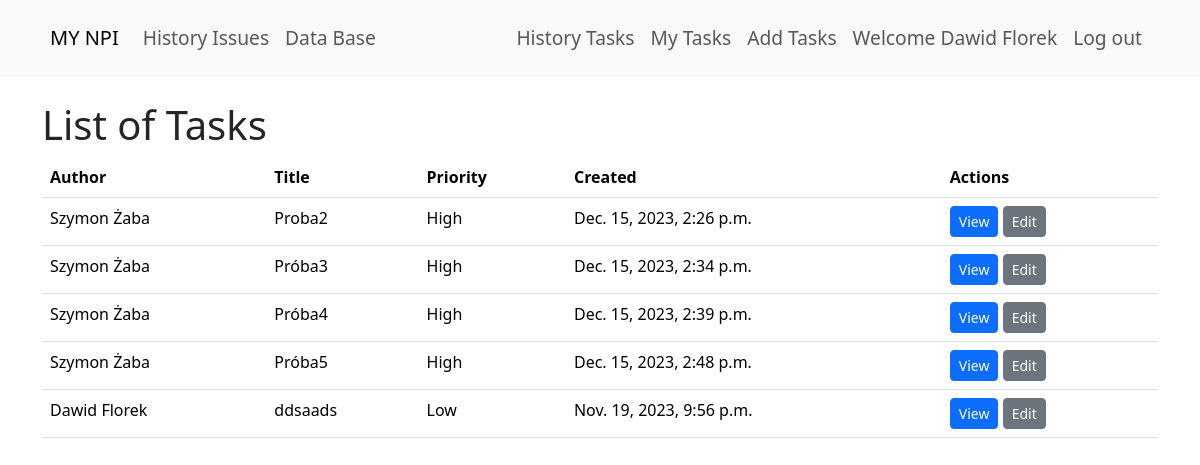
Page /user_profile/tasks_list/ (signed in) on the committed database.
### user_profile/models.py (models this page shows, shortened)
class Task(models.Model):
    PRIORITY_CHOICES = (
        ('low', 'Low'),
        ('medium', 'Medium'),
        ('high', 'High')
    )
    author = models.ForeignKey('auth.User', on_delete=models.CASCADE)
    title = models.CharField(max_length=100)
    text = models.TextField()
    create_date = models.DateTimeField(default=timezone.now)
    accepted_date = models.DateTimeField(null=True, blank=True)
    completed_date = models.DateTimeField(null=True, blank=True)
    priority = models.CharField(max_length=50, choices=PRIORITY_CHOICES)
    additional = models.CharField(max_length=255, blank=True)
    assigned_to = models.ManyToManyField(settings.AUTH_USER_MODEL, blank=True, related_name='assigned_tasks')
    accepted_by = models.ManyToManyField(User, related_name='accepted_tasks', blank=True)
    completed_by = models.ManyToManyField(User, related_name='completed_tasks', blank=True)
    ready_for_supervisor_review = models.BooleanField(default=False)

### user_profile/views.py (the view)
# urls.py: path('tasks_list/', views.TaskListView.as_view(), name='tasks_list'),
class TaskListView(ListView):
    model = Task
    context_object_name = 'tasks'
    template_name = 'user_profile/tasks_list.html'
    def get_queryset(self):
        return Task.objects.filter(
            Q(author=self.request.user) | Q(assigned_to=self.request.user)).distinct()

### accounts/context_processors.py (called while the page is built)
def add_group_names(request):
    if request.user.is_authenticated:
        group_names = [group.name for group in request.user.groups.all()]
        return {'group_names': group_names}
    return {}

### user_profile/templates/user_profile/tasks_list.html
{% extends "user_profile/base.html" %}
{% block content %}
<div class="container mt-4">
  <h1>List of Tasks</h1>
  <table class="table">
    <thead>
      <tr>
        <th>Author</th>
        <th>Title</th>
        <th>Priority</th>
        <th>Created</th>
        <th>Actions</th>
      </tr>
    </thead>
    <tbody>
      {% for task in tasks %}
      {% if not task.completed_date  %}
      <tr>
        <td>{{ task.author.first_name }} {{ task.author.last_name }}</td>
        <td>{{ task.title }}</td>
        <td>{{ task.get_priority_display }}</td>
        <td>{{ task.create_date }}</td>
        <td>
          <a
            href="{% url 'user_profile:task_detail' task.pk %}"
            class="btn btn-primary btn-sm"
            >View</a
          >
          <a
            href="{% url 'user_profile:task_update' task.pk %}"
            class="btn btn-secondary btn-sm"
            >Edit</a
          >
        </td>
      </tr>
      {% endif %}
      {% endfor %}
    </tbody>
  </table>
</div>
{% endblock %}

### user_profile/templates/user_profile/base.html (shortened to what this page needs)
<!DOCTYPE html>
{% load static %}
<html lang="en">
<head>
    <link href="https://cdn.jsdelivr.net/npm/bootstrap@5.3.2/dist/css/bootstrap.min.css" rel="stylesheet" />
</head>
<body class="loader">
    <nav class="navbar navbar-expand-lg navbar-light bg-light py-3">
        <div class="container-fluid">
            <a class="navbar-brand" href="{% url 'user_profile:main_page' %}">MY NPI</a>
            <div class="collapse navbar-collapse" id="navbarNav">
                <ul class="navbar-nav me-auto mb-2 mb-lg-0">
                    <li class="nav-item">
                      <a class="nav-link" href="{% url 'user_profile:history_issue_list' %}">History Issues</a>
                    </li>
                    {% if "Engineer" in group_names %}
                        <li class="nav-item">
                            <a class="nav-link" href="#">Data Base</a>
                        </li>
                    {% endif %}
                </ul>
                <ul class="navbar-nav ms-auto">
                    {% if "Supervisor" in group_names or "Engineer" in group_names %}
                        <li class="nav-item">
                            <a class="nav-link" href="{% url 'user_profile:history_view' %}">History Tasks</a>
                        </li>
                        <li class="nav-item">
                            <a class="nav-link" href="{% url 'user_profile:tasks_list' %}">My Tasks</a>
                        </li>
                        <li class="nav-item">
                            <a class="nav-link" href="{% url 'user_profile:task_form' %}">Add Tasks</a>
                        </li>
                    {% endif %}
                    {% if user.is_authenticated %}
                    <li class="nav-item">
                        <a href="{% url 'user_profile:profile' request.user.username %}" class="nav-link">Welcome {{ request.user.get_full_name }}</a>
                    </li>
                    <li class="nav-item">
                        <a class="nav-link" href="{% url 'user_profile:logout' %}">Log out</a>
                    </li>
                    {% endif %}
                </ul>
            </div>
        </div>
    </nav>
    {% block content %}{% endblock %}
</body>
</html>

### user_profile/templates/user_profile/base.html (style rules this page uses)
.navbar { font-size: 1.2rem; position: sticky; top: 0; z-index: 100; }
.navbar .container-fluid { padding-left: 50px; padding-right: 50px; }

### rows in the picture
Task: author.first_name "Szymon", author.last_name "Żaba", title "Proba2", priority "High", create_date "Dec. 15, 2023, 2:26 p.m."
Task: author.first_name "Szymon", author.last_name "Żaba", title "Próba3", priority "High", create_date "Dec. 15, 2023, 2:34 p.m."
Task: author.first_name "Szymon", author.last_name "Żaba", title "Próba4", priority "High", create_date "Dec. 15, 2023, 2:39 p.m."
Task: author.first_name "Szymon", author.last_name "Żaba", title "Próba5", priority "High", create_date "Dec. 15, 2023, 2:48 p.m."
Task: author.first_name "Dawid", author.last_name "Florek", title "ddsaads", priority "Low", create_date "Nov. 19, 2023, 9:56 p.m."

### other values in the picture
{{ request.user.get_full_name }} "Dawid Florek"
